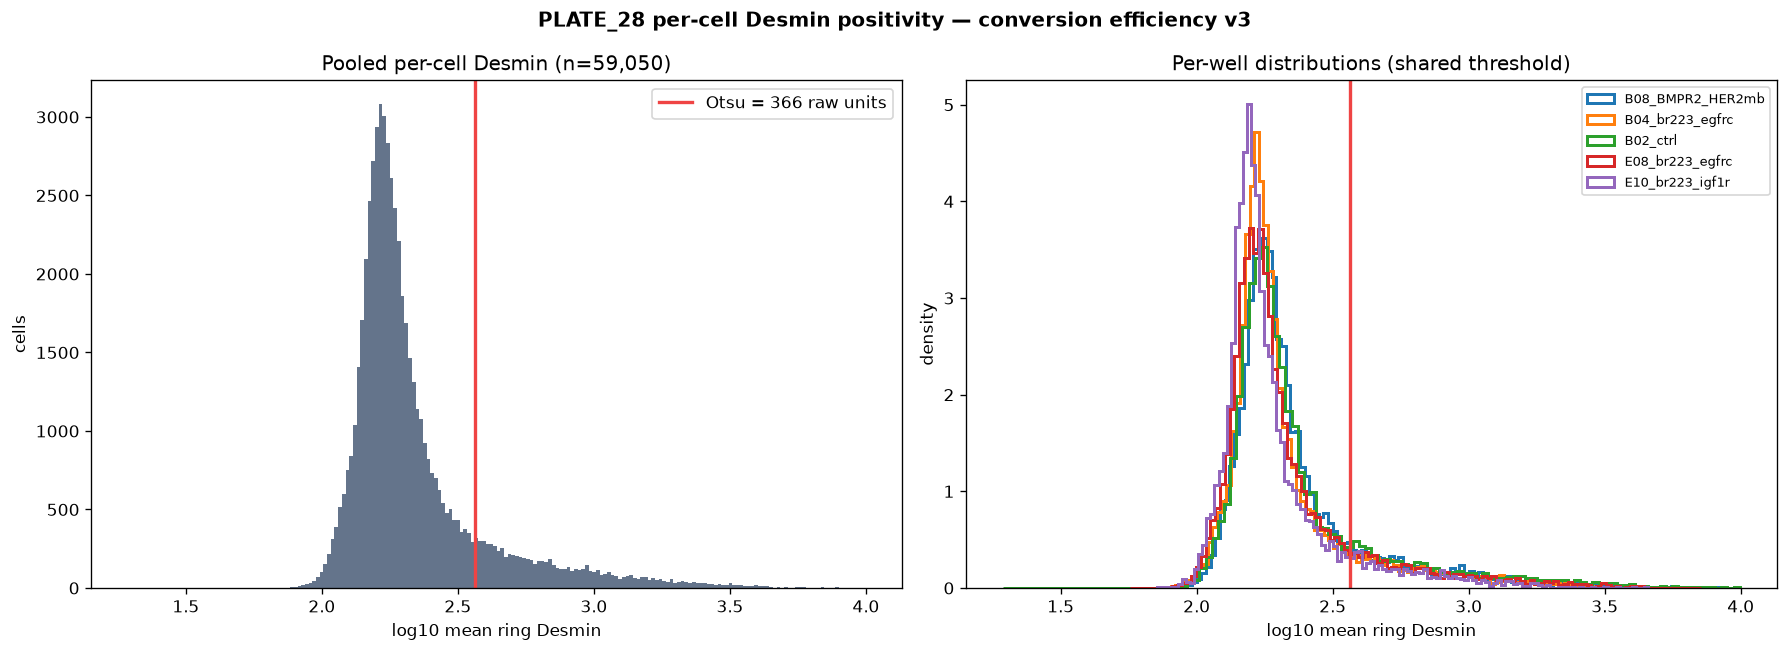

This chart was generated by the following Python code:
"""CONVERSION EFFICIENCY v3 -- per-CELL Desmin positivity. PLATE_28.
Identical code/parameters to New_Quantif_P26/percell_desmin.py; only the nuclei
directory differs (plate28_nuclei).

For every nucleus, take a CYTOPLASMIC RING around it and record the mean
background-subtracted Desmin there. One SHARED threshold (Otsu on the pooled
distribution) splits positive from negative across all wells -- no per-image
normalisation, no per-well tuning, no calibration to any expected value.

Run from Conversion_Efficiency/:
    cpenv/Scripts/python.exe New_Quantif_P28/percell_desmin.py [--ring-um 10]
"""
from __future__ import annotations
import os, sys, json, argparse
import numpy as np
from skimage.segmentation import expand_labels
from skimage.filters import threshold_otsu
import matplotlib
matplotlib.use("Agg")
import matplotlib.pyplot as plt

HERE = os.path.dirname(os.path.abspath(__file__))
sys.path.insert(0, os.path.dirname(HERE))
from real_fusion import UM, UM2  # noqa: E402

CACHE = os.path.join(HERE, "dbs_cache")
NUC_DIR = "plate28_nuclei"
AMIN, AMAX = 50.0, 500.0
CTRL = "23_B02_ctrl"


def ring_intensity(nuc, dbs, ring_px):
    """Mean bg-subtracted Desmin in a cytoplasmic ring around each nucleus."""
    grown = expand_labels(nuc, distance=ring_px)
    ring = (grown > 0) & (nuc == 0)                  # ring only, excludes nucleus
    lab = grown[ring].ravel()
    val = dbs[ring].ravel().astype(np.float64)
    n = int(nuc.max())
    cnt = np.bincount(lab, minlength=n + 1).astype(np.float64)
    tot = np.bincount(lab, weights=val, minlength=n + 1)
    with np.errstate(invalid="ignore", divide="ignore"):
        mean = np.where(cnt > 0, tot / np.maximum(cnt, 1), 0.0)
    return mean, cnt


def main():
    ap = argparse.ArgumentParser()
    ap.add_argument("--ring-um", type=float, default=3.0)
    a = ap.parse_args()
    ring_px = max(1, int(round(a.ring_um / UM)))
    print(f"cytoplasmic ring = {a.ring_um} um = {ring_px} px\n")

    wells = sorted(f.replace("_dbs.npy", "") for f in os.listdir(CACHE)
                   if f.endswith("_dbs.npy"))
    per_well = {}
    for w in wells:
        dbs = np.load(os.path.join(CACHE, f"{w}_dbs.npy")).astype(np.float32)
        nuc = np.load(os.path.join(NUC_DIR, f"{w}_masks.npy"))
        area_um2 = np.bincount(nuc.ravel(), minlength=int(nuc.max()) + 1) * UM2
        valid = (area_um2 >= AMIN) & (area_um2 <= AMAX)
        valid[0] = False
        mean, cnt = ring_intensity(nuc, dbs, ring_px)
        keep = valid[:mean.size] & (cnt > 0)
        per_well[w] = mean[keep]
        print(f"  {w:<24} {keep.sum():>6,} cells   "
              f"ring median={np.median(mean[keep]):8.1f}  "
              f"p90={np.percentile(mean[keep], 90):8.1f}")

    pooled = np.concatenate([per_well[w] for w in wells])
    logp = np.log10(np.maximum(pooled, 1.0))
    thr_log = float(threshold_otsu(logp))            # ONE shared threshold
    thr = float(10 ** thr_log)
    print(f"\npooled cells = {pooled.size:,}")
    print(f"shared Otsu threshold (log10) = {thr_log:.3f} -> {thr:.1f} raw units\n")

    hdr = f"{'well':<24}{'cells':>8}{'Desmin+':>9}{'conv eff':>10}{'fold':>7}"
    print(hdr); print("-" * len(hdr))
    res, effs = {}, {}
    for w in wells:
        v = per_well[w]
        npos = int((v > thr).sum())
        eff = 100 * npos / v.size
        effs[w] = eff
        res[w] = {"cells": int(v.size), "desmin_pos": npos,
                  "conversion_pct": round(eff, 2),
                  "ring_median": round(float(np.median(v)), 1)}
    for w in wells:
        fold = effs[w] / effs[CTRL]
        res[w]["fold_vs_ctrl"] = round(fold, 2)
        print(f"{w:<24}{res[w]['cells']:>8,}{res[w]['desmin_pos']:>9,}"
              f"{res[w]['conversion_pct']:>9.1f}%{fold:>6.2f}x")

    # ---- distribution figure: is the split bimodal?
    fig, ax = plt.subplots(1, 2, figsize=(15, 5.5))
    ax[0].hist(logp, bins=200, color="#64748b")
    ax[0].axvline(thr_log, color="#ef4444", lw=2,
                  label=f"Otsu = {thr:.0f} raw units")
    ax[0].set_xlabel("log10 mean ring Desmin"); ax[0].set_ylabel("cells")
    ax[0].set_title(f"Pooled per-cell Desmin (n={pooled.size:,})")
    ax[0].legend()
    for w in wells:
        v = np.log10(np.maximum(per_well[w], 1.0))
        ax[1].hist(v, bins=120, histtype="step", lw=1.8,
                   density=True, label=w.split("_", 1)[1])
    ax[1].axvline(thr_log, color="#ef4444", lw=2)
    ax[1].set_xlabel("log10 mean ring Desmin"); ax[1].set_ylabel("density")
    ax[1].set_title("Per-well distributions (shared threshold)")
    ax[1].legend(fontsize=8)
    fig.suptitle("PLATE_28 per-cell Desmin positivity — conversion efficiency v3",
                 fontweight="bold")
    fig.tight_layout()
    fig.savefig(os.path.join(HERE, "percell_desmin.png"), dpi=120,
                bbox_inches="tight", facecolor="white")

    with open(os.path.join(HERE, "percell_desmin.json"), "w") as fh:
        json.dump({"ring_um": a.ring_um, "ring_px": ring_px,
                   "otsu_threshold_raw": thr, "nucleus_area_um2": [AMIN, AMAX],
                   "per_well": res}, fh, indent=2)
    print("\n-> New_Quantif_P28/percell_desmin.png / .json")


if __name__ == "__main__":
    main()
